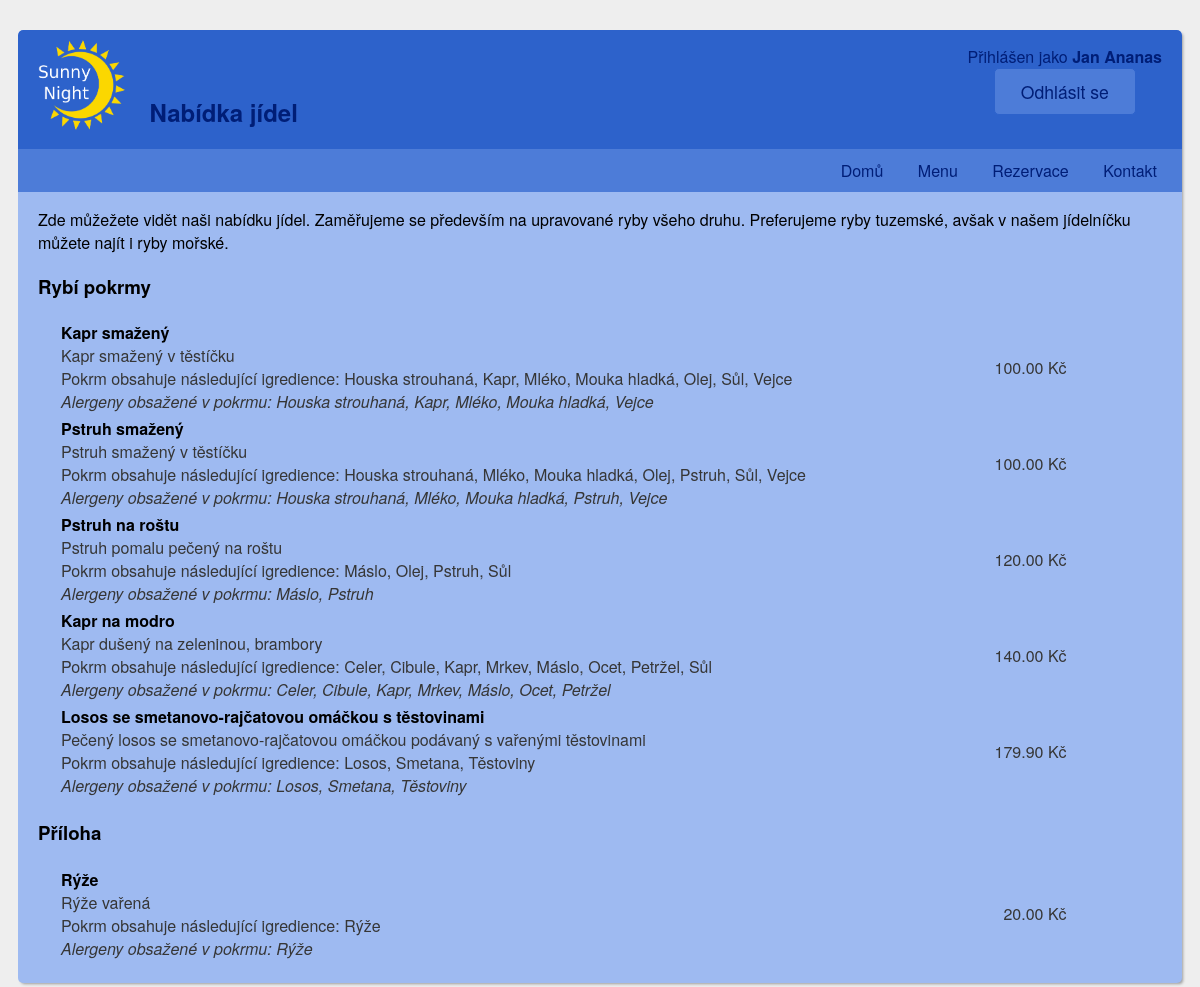
Page /menu.php (signed in) on the committed database.
### tables this page shows
CREATE TABLE IF NOT EXISTS `iis_h_potravina` (
  `ID` int(11) NOT NULL AUTO_INCREMENT,
  `jmeno` varchar(128) NOT NULL,
  `druh` varchar(128) NOT NULL,
  `doba_pripravy` int(11) DEFAULT NULL,
  `popis_pripravy` varchar(4000) DEFAULT NULL,
  `cena` float NOT NULL,
  `prodano_kusu` int(11) NOT NULL,
  `talir` varchar(128) DEFAULT NULL,
  `sklenice` varchar(128) DEFAULT NULL,
  `url_obrazku` varchar(128) NOT NULL,
  `popis` varchar(256) NOT NULL,
  `poradi` int(11) NOT NULL,
  PRIMARY KEY (`ID`)
);

### WWW/includes/food_menu.php (the view, shortened to what this page needs)
<?php
	echo '<div class="food_menu">';
	$selected_jidla = mysql_query("
		SELECT  iis_h_potravina.ID, iis_h_potravina.jmeno AS jmeno_potraviny,
				iis_h_surovina.jmeno AS jmeno_suroviny, druh, CAST(cena AS DECIMAL(11,2)) as cena,
				url_obrazku, popis, poradi, alergeny
		FROM iis_h_potravina, iis_h_surovina, iis_s_potravina_surovina
		WHERE
			iis_h_surovina.ID  = iis_s_potravina_surovina.surovina AND
			iis_h_potravina.ID = iis_s_potravina_surovina.potravina
		ORDER BY poradi, cena, iis_h_potravina.jmeno
	");
	$jidla_data = array();
	while( $row = mysql_fetch_assoc( $selected_jidla ) ) {
		array_push( $jidla_data, $row );
	}
	if ( $selected_jidla && mysql_num_rows( $selected_jidla ) > 0 ) {
		$druh = "";
		$next_row = "";
		$prev_id = 0;
		foreach ( $jidla_data as $row) {
			if ( $next_row == "" || $prev_id != $row['ID']  ) {
				$suroviny  = array();
				$alergeny  = array();
				foreach ( $jidla_data as $next_row) {
					if ( $next_row['ID'] == $row['ID'] ) {
						array_push( $suroviny, $next_row['jmeno_suroviny'] );
						if ( $next_row['alergeny'] != NULL ) {
							$alergeny_v_radku = explode( ',', $next_row['jmeno_suroviny'] );
							foreach( $alergeny_v_radku as $alergen ) {
								if ( !in_array( $alergen, $alergeny ) ) {
									array_push( $alergeny, $alergen );
								}
							}
						}
					}
				}
				if ( $druh != $row['druh'] ) {
					if ( $druh != "" ) {
						echo '</tbody></table>';
					}
					$druh = $row['druh'];
					echo '<h3>'.$druh.'</h3>';
					echo '<table class="neohranicena_tabulka"><tbody>';
				}
				sort( $alergeny );
				sort( $suroviny );
				$suroviny = implode( ', ', $suroviny );
				$alergeny = implode( ', ', $alergeny );
				echo '<tr>';
				echo '<td> <span class="jmeno_potraviny">'.$row['jmeno_potraviny'].'</span>';
				echo '<span class="popis_potraviny">'.$row['popis'].'</span>';
				echo '<span class="suroviny_potraviny">Pokrm obsahuje následující igredience: '.$suroviny.'</span>';
				echo '<span class="alergeny_potraviny">Alergeny obsažené v pokrmu: '.$alergeny.'</span>';
				echo '</td>';
				echo '<td><span class="cena_potraviny">'.$row['cena'].' Kč</span></td>';
				echo '</tr>';
				$prev_id = $row['ID'];
			}
		}
		if ( $druh != "" ) {
			echo '</tbody></table>';
		}
	}
	echo '</div>';
?>

### WWW/css/style.css (style rules this page uses)
body { padding: 22px 10px; font-family: 'Helvetica Neue', Helvetica, Arial, sans-serif; background: #eee url('https://i.imgur.com/eeQeRmk.png'); }
table { margin-bottom: 10px; }
td:first-child { padding-right: 20px; }
.food_menu table { display: table; margin: 0 20px; width: 90%; }
.food_menu span { display: block; color: #363636; }
.food_menu .jmeno_potraviny { font-weight: 700; color: #000; }
.food_menu .alergeny_potraviny { font-style: italic; }
.food_menu td:last-child { text-align: right; white-space: nowrap; }
.neohranicena_tabulka td:first-child { padding-right: 20px; }

### rows in the picture
iis_h_potravina: druh "Rybí pokrmy", jmeno "Kapr smažený", popis "Kapr smažený v těstíčku", suroviny "Houska strouhaná, Kapr, Mléko, Mouka hladká, Olej, Sůl, Vejce", alergeny "Houska strouhaná, Kapr, Mléko, Mouka hladká, Vejce", cena "100.00"
iis_h_potravina: jmeno "Pstruh smažený", popis "Pstruh smažený v těstíčku", suroviny "Houska strouhaná, Mléko, Mouka hladká, Olej, Pstruh, Sůl, Vejce", alergeny "Houska strouhaná, Mléko, Mouka hladká, Pstruh, Vejce", cena "100.00"
iis_h_potravina: jmeno "Pstruh na roštu", popis "Pstruh pomalu pečený na roštu", suroviny "Máslo, Olej, Pstruh, Sůl", alergeny "Máslo, Pstruh", cena "120.00"
iis_h_potravina: jmeno "Kapr na modro", popis "Kapr dušený na zeleninou, brambory", suroviny "Celer, Cibule, Kapr, Mrkev, Máslo, Ocet, Petržel, Sůl", alergeny "Celer, Cibule, Kapr, Mrkev, Máslo, Ocet, Petržel", cena "140.00"
iis_h_potravina: jmeno "Losos se smetanovo-rajčatovou omáčkou s těstovinami", popis "Pečený losos se smetanovo-rajčatovou omáčkou podávaný s vařenými těstovinami", suroviny "Losos, Smetana, Těstoviny", alergeny "Losos, Smetana, Těstoviny", cena "179.90"
iis_h_potravina: druh "Příloha", jmeno "Rýže", popis "Rýže vařená", suroviny "Rýže", alergeny "Rýže", cena "20.00"

### other values in the picture
$h2_nadpis "Nabídka jídel"
$_SESSION['user']['jmeno'] "Jan"
$_SESSION['user']['prijmeni'] "Ananas"
